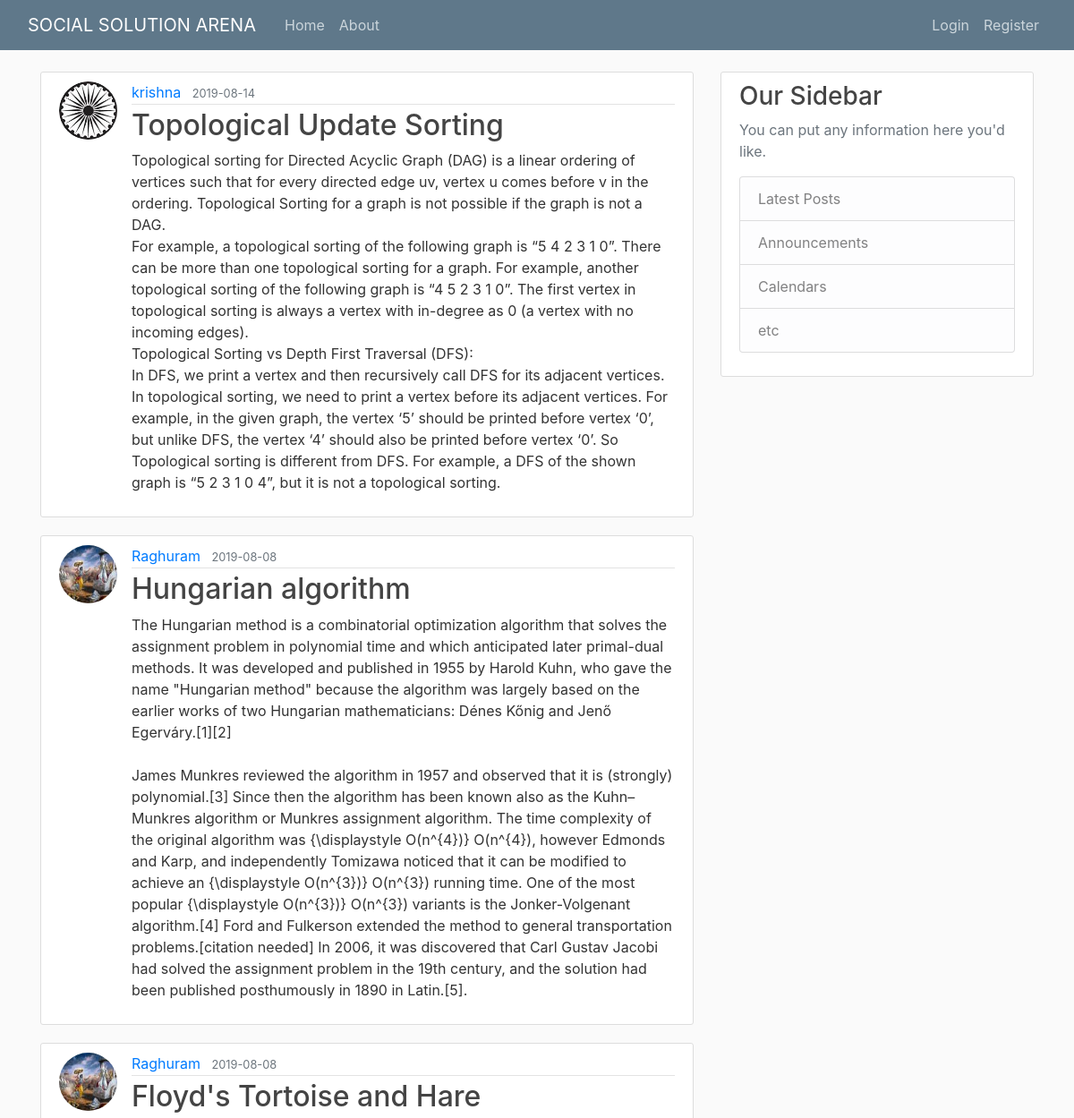
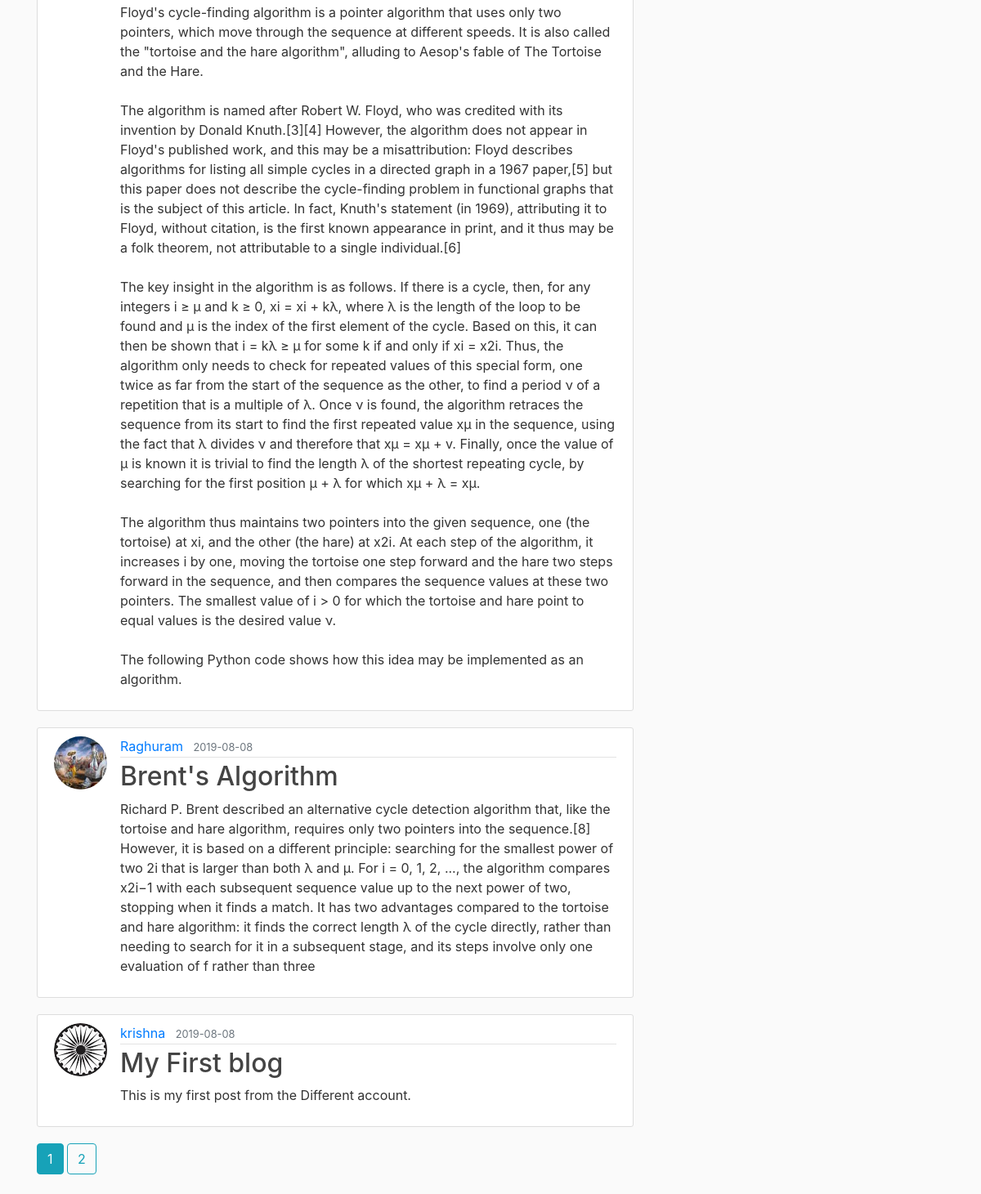
The page /home on the database its author committed (2 pictures, top to bottom).
### flaskblog/Models.py (models this page shows, shortened)
class Post(db.Model):
    id = db.Column(db.Integer, primary_key=True)
    title = db.Column(db.String(100), nullable=False)
    date_posted = db.Column(db.DateTime, nullable=False, default=datetime.utcnow)
    content = db.Column(db.Text, nullable=False)
    user_id = db.Column(db.Integer, db.ForeignKey('user.id'), nullable=False)

class User(db.Model, UserMixin):
    id = db.Column(db.Integer, primary_key=True)
    username = db.Column(db.String(20), unique=True, nullable=False)
    email = db.Column(db.String(120), unique=True, nullable=False)
    image_file = db.Column(db.String(20), nullable=False, default='default.jpg')
    password = db.Column(db.String(60), nullable=False)
    posts = db.relationship('Post', backref='author', lazy=True)

### flaskblog/main/routes.py (the view)
@main.route("/")
@main.route("/home")
def home():
    page = request.args.get('page', 1, type=int)
    posts = Post.query.order_by(Post.date_posted.desc()).paginate(page=page, per_page=5)
    return render_template('home.html', posts=posts)

### flaskblog/templates/home.html
{% extends "layout.html" %}
{% block content %}
    {% for post in posts.items %}
       <article class="media content-section">
          <img class="rounded-circle article-img" src="{{ url_for('static', filename='profile_pics/' + post.author.image_file) }}">
          <div class="media-body">
            <div class="article-metadata">
              <a class="mr-2" href="{{ url_for('Users.user_posts', username=post.author.username) }}">{{ post.author.username }}</a>
              <small class="text-muted">{{ post.date_posted.strftime('%Y-%m-%d') }}</small>
            </div>
            <h2><a class="article-title" href="{{ url_for('posts.post', post_id=post.id) }}">{{ post.title }}</a></h2>
            <p class="article-content">{{ post.content }}</p>
          </div>
        </article>
    {% endfor %}
    {% for page_num in posts.iter_pages(left_edge=1, right_edge=1, left_current=1, right_current=2) %}
      {% if page_num %}
        {% if posts.page == page_num %}
          <a class="btn btn-info mb-4" href="{{ url_for('main.home', page=page_num) }}">{{ page_num }}</a>
        {% else %}
          <a class="btn btn-outline-info mb-4" href="{{ url_for('main.home', page=page_num) }}">{{ page_num }}</a>
        {% endif %}
      {% else %}
        ...
      {% endif %}
    {% endfor %}
{% endblock content %}

### flaskblog/templates/layout.html (shortened to what this page needs)
<!DOCTYPE html>
<html>
<head>
    <link rel="stylesheet" href="https://maxcdn.bootstrapcdn.com/bootstrap/4.0.0/css/bootstrap.min.css">
    <link rel="stylesheet" type="text/css" href="{{ url_for('static', filename='main.css') }}">
</head>
<body>
    <header class="site-header">
      <nav class="navbar navbar-expand-md navbar-dark bg-steel fixed-top">
        <div class="container-fluid">
          <a class="navbar-brand mr-4" href="/">SOCIAL SOLUTION ARENA</a>
          <div class="collapse navbar-collapse" id="navbarToggle">
            <div class="navbar-nav mr-auto">
              <a class="nav-item nav-link" href="{{ url_for('main.home') }}">Home</a>
              <a class="nav-item nav-link" href="{{ url_for('main.about') }}">About</a>
            </div>
            <div class="navbar-nav">
              {% if current_user.is_authenticated %}
                <a class="nav-item nav-link" href="{{ url_for('posts.new_post') }}">New Post</a>
                <a class="nav-item nav-link" href="{{ url_for('Users.account') }}">Account</a>
                <a class="nav-item nav-link" href="{{ url_for('Users.logout') }}">Logout</a>
              {% else %}
                <a class="nav-item nav-link" href="{{ url_for('Users.login') }}">Login</a>
                <a class="nav-item nav-link" href="{{ url_for('Users.register') }}">Register</a>
              {% endif %}
            </div>
          </div>
        </div>
      </nav>
    </header>
    <main role="main" class="container">
      <div class="row">
        <div class="col-md-8">
          {% block content %}{% endblock %}
        </div>
        <div class="col-md-4">
          <div class="content-section">
            <h3>Our Sidebar</h3>
            <p class='text-muted'>You can put any information here you'd like.
              <ul class="list-group">
                <li class="list-group-item list-group-item-light">Latest Posts</li>
                <li class="list-group-item list-group-item-light">Announcements</li>
                <li class="list-group-item list-group-item-light">Calendars</li>
                <li class="list-group-item list-group-item-light">etc</li>
              </ul>
            </p>
          </div>
        </div>
      </div>
    </main>
</body>
</html>

### flaskblog/static/main.css (style rules this page uses)
body { background: #fafafa; color: #333333; margin-top: 5rem; }
h1, h2, h3, h4, h5, h6 { color: #444444; }
.bg-steel { background-color: #5f788a; }
.site-header .navbar-nav .nav-link { color: #cbd5db; }
.content-section { background: #ffffff; padding: 10px 20px; border: 1px solid #dddddd; border-radius: 3px; margin-bottom: 20px; }
.article-title { color: #444444; }
.article-content { white-space: pre-line; }
.article-img { height: 65px; width: 65px; margin-right: 16px; }
.article-metadata { padding-bottom: 1px; margin-bottom: 4px; border-bottom: 1px solid #e3e3e3 }

### rows shown on the page
Post: image_file (picture), author.username "krishna", date_posted "2019-08-14", title "Topological Update Sorting", content "Topological sorting for Directed Acyclic Graph (DAG) is a linear ordering of vertices such that for every directed edge uv, vertex u comes before v in the ordering. Topological Sorting for a graph is not possible if the graph is not a DAG. For example, a topological sorting of the following graph is “5 4 2 3 1 0”. There can be more than one topological sorting for a graph. For example, another topological sorting of the following graph is “4 5 2 3 1 0”. The first vertex in topological sorting is always a vertex with in-degree as 0 (a vertex with no incoming edges). Topological Sorting vs Depth First Traversal (DFS): In DFS, we print a vertex and then recursively call DFS for its adjacent…"
Post: image_file (picture), author.username "Raghuram", date_posted "2019-08-08", title "Hungarian algorithm", content "The Hungarian method is a combinatorial optimization algorithm that solves the assignment problem in polynomial time and which anticipated later primal-dual methods. It was developed and published in 1955 by Harold Kuhn, who gave the name \"Hungarian method\" because the algorithm was largely based on the earlier works of two Hungarian mathematicians: Dénes Kőnig and Jenő Egerváry.[1][2] James Munkres reviewed the algorithm in 1957 and observed that it is (strongly) polynomial.[3] Since then the algorithm has been known also as the Kuhn–Munkres algorithm or Munkres assignment algorithm. The time complexity of the original algorithm was {\\displaystyle O(n^{4})} O(n^{4}), however Edmonds and…"
Post: image_file (picture), author.username "Raghuram", date_posted "2019-08-08", title "Floyd's Tortoise and Hare", content "Floyd's cycle-finding algorithm is a pointer algorithm that uses only two pointers, which move through the sequence at different speeds. It is also called the \"tortoise and the hare algorithm\", alluding to Aesop's fable of The Tortoise and the Hare. The algorithm is named after Robert W. Floyd, who was credited with its invention by Donald Knuth.[3][4] However, the algorithm does not appear in Floyd's published work, and this may be a misattribution: Floyd describes algorithms for listing all simple cycles in a directed graph in a 1967 paper,[5] but this paper does not describe the cycle-finding problem in functional graphs that is the subject of this article. In fact, Knuth's statement (in…"
Post: image_file (picture), author.username "Raghuram", date_posted "2019-08-08", title "Brent's Algorithm", content "Richard P. Brent described an alternative cycle detection algorithm that, like the tortoise and hare algorithm, requires only two pointers into the sequence.[8] However, it is based on a different principle: searching for the smallest power of two 2i that is larger than both λ and μ. For i = 0, 1, 2, ..., the algorithm compares x2i−1 with each subsequent sequence value up to the next power of two, stopping when it finds a match. It has two advantages compared to the tortoise and hare algorithm: it finds the correct length λ of the cycle directly, rather than needing to search for it in a subsequent stage, and its steps involve only one evaluation of f rather than three"
Post: image_file (picture), author.username "krishna", date_posted "2019-08-08", title "My First blog", content "This is my first post from the Different account."

### other values the page prints
{{ page_num }} "1"
{{ page_num }} "2"
